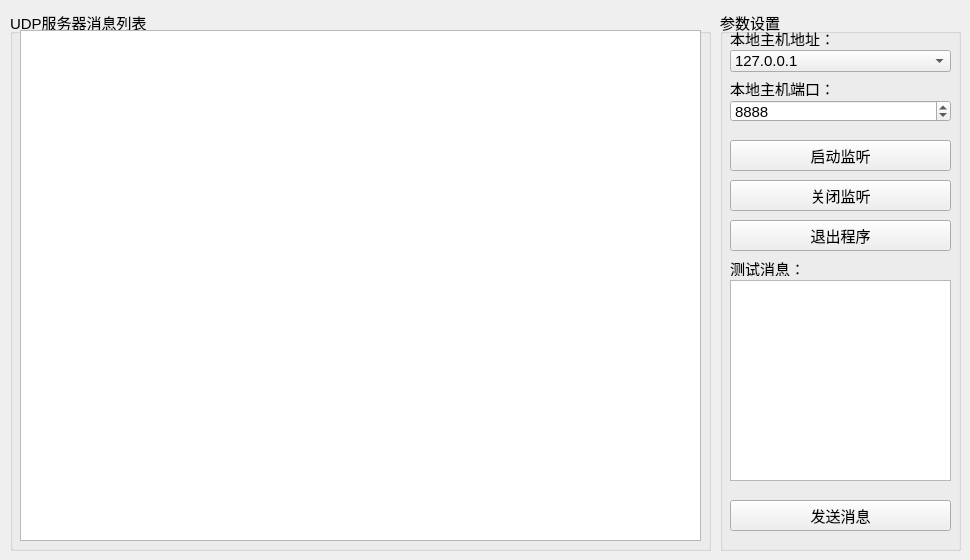
<?xml version="1.0" encoding="UTF-8"?>
<ui version="4.0">
 <class>FormUdpServer</class>
 <widget class="QWidget" name="FormUdpServer">
  <property name="geometry">
   <rect>
    <x>0</x>
    <y>0</y>
    <width>970</width>
    <height>560</height>
   </rect>
  </property>
  <property name="windowTitle">
   <string>Form</string>
  </property>
  <widget class="QGroupBox" name="groupBox_Right">
   <property name="geometry">
    <rect>
     <x>720</x>
     <y>10</y>
     <width>241</width>
     <height>541</height>
    </rect>
   </property>
   <property name="font">
    <font>
     <pointsize>11</pointsize>
    </font>
   </property>
   <property name="title">
    <string>参数设置</string>
   </property>
   <widget class="QLabel" name="label_1">
    <property name="geometry">
     <rect>
      <x>10</x>
      <y>20</y>
      <width>221</width>
      <height>16</height>
     </rect>
    </property>
    <property name="font">
     <font>
      <pointsize>11</pointsize>
     </font>
    </property>
    <property name="text">
     <string>本地主机地址：</string>
    </property>
   </widget>
   <widget class="QComboBox" name="comboBox_UDPServerIp">
    <property name="geometry">
     <rect>
      <x>10</x>
      <y>40</y>
      <width>221</width>
      <height>22</height>
     </rect>
    </property>
    <property name="font">
     <font>
      <pointsize>11</pointsize>
     </font>
    </property>
    <item>
     <property name="text">
      <string>127.0.0.1</string>
     </property>
    </item>
   </widget>
   <widget class="QLabel" name="label_2">
    <property name="geometry">
     <rect>
      <x>10</x>
      <y>70</y>
      <width>221</width>
      <height>16</height>
     </rect>
    </property>
    <property name="font">
     <font>
      <pointsize>11</pointsize>
     </font>
    </property>
    <property name="text">
     <string>本地主机端口：</string>
    </property>
   </widget>
   <widget class="QSpinBox" name="spinBox_TCPServerPort">
    <property name="geometry">
     <rect>
      <x>10</x>
      <y>90</y>
      <width>221</width>
      <height>22</height>
     </rect>
    </property>
    <property name="font">
     <font>
      <pointsize>11</pointsize>
     </font>
    </property>
    <property name="maximum">
     <number>65535</number>
    </property>
    <property name="value">
     <number>8888</number>
    </property>
   </widget>
   <widget class="QPushButton" name="pushButton_TCPServerStart">
    <property name="geometry">
     <rect>
      <x>10</x>
      <y>130</y>
      <width>221</width>
      <height>31</height>
     </rect>
    </property>
    <property name="font">
     <font>
      <pointsize>11</pointsize>
     </font>
    </property>
    <property name="text">
     <string>启动监听</string>
    </property>
    <property name="icon">
     <iconset resource="images.qrc">
      <normaloff>:/icons/image/serverlisten.ico</normaloff>:/icons/image/serverlisten.ico</iconset>
    </property>
    <property name="iconSize">
     <size>
      <width>18</width>
      <height>18</height>
     </size>
    </property>
   </widget>
   <widget class="QPushButton" name="pushButton_TCPServerStop">
    <property name="geometry">
     <rect>
      <x>10</x>
      <y>170</y>
      <width>221</width>
      <height>31</height>
     </rect>
    </property>
    <property name="font">
     <font>
      <pointsize>11</pointsize>
     </font>
    </property>
    <property name="text">
     <string>关闭监听</string>
    </property>
    <property name="icon">
     <iconset resource="images.qrc">
      <normaloff>:/icons/image/stop.ico</normaloff>:/icons/image/stop.ico</iconset>
    </property>
    <property name="iconSize">
     <size>
      <width>18</width>
      <height>18</height>
     </size>
    </property>
   </widget>
   <widget class="QPushButton" name="pushButton_TCPServerClose">
    <property name="geometry">
     <rect>
      <x>10</x>
      <y>210</y>
      <width>221</width>
      <height>31</height>
     </rect>
    </property>
    <property name="font">
     <font>
      <pointsize>11</pointsize>
     </font>
    </property>
    <property name="text">
     <string>退出程序</string>
    </property>
    <property name="icon">
     <iconset resource="images.qrc">
      <normaloff>:/icons/image/exit.ico</normaloff>:/icons/image/exit.ico</iconset>
    </property>
    <property name="iconSize">
     <size>
      <width>18</width>
      <height>18</height>
     </size>
    </property>
   </widget>
   <widget class="QLabel" name="label_3">
    <property name="geometry">
     <rect>
      <x>10</x>
      <y>250</y>
      <width>221</width>
      <height>16</height>
     </rect>
    </property>
    <property name="font">
     <font>
      <pointsize>11</pointsize>
     </font>
    </property>
    <property name="text">
     <string>测试消息：</string>
    </property>
   </widget>
   <widget class="QPlainTextEdit" name="plainTextEdit_UDPServerSendData">
    <property name="geometry">
     <rect>
      <x>10</x>
      <y>270</y>
      <width>221</width>
      <height>201</height>
     </rect>
    </property>
    <property name="font">
     <font>
      <pointsize>11</pointsize>
     </font>
    </property>
   </widget>
   <widget class="QPushButton" name="pushButton_TCPServerSendMsg">
    <property name="geometry">
     <rect>
      <x>10</x>
      <y>490</y>
      <width>221</width>
      <height>31</height>
     </rect>
    </property>
    <property name="font">
     <font>
      <pointsize>11</pointsize>
     </font>
    </property>
    <property name="text">
     <string>发送消息</string>
    </property>
    <property name="icon">
     <iconset resource="images.qrc">
      <normaloff>:/icons/image/sendmsg2.ico</normaloff>:/icons/image/sendmsg2.ico</iconset>
    </property>
    <property name="iconSize">
     <size>
      <width>18</width>
      <height>18</height>
     </size>
    </property>
   </widget>
  </widget>
  <widget class="QGroupBox" name="groupBox_Left">
   <property name="geometry">
    <rect>
     <x>10</x>
     <y>10</y>
     <width>701</width>
     <height>541</height>
    </rect>
   </property>
   <property name="font">
    <font>
     <pointsize>11</pointsize>
    </font>
   </property>
   <property name="title">
    <string>UDP服务器消息列表</string>
   </property>
   <widget class="QListWidget" name="listWidget_UDPServerListMsg">
    <property name="geometry">
     <rect>
      <x>10</x>
      <y>20</y>
      <width>681</width>
      <height>511</height>
     </rect>
    </property>
    <property name="font">
     <font>
      <pointsize>11</pointsize>
     </font>
    </property>
   </widget>
  </widget>
 </widget>
 <resources>
  <include location="images.qrc"/>
 </resources>
 <connections/>
</ui>
